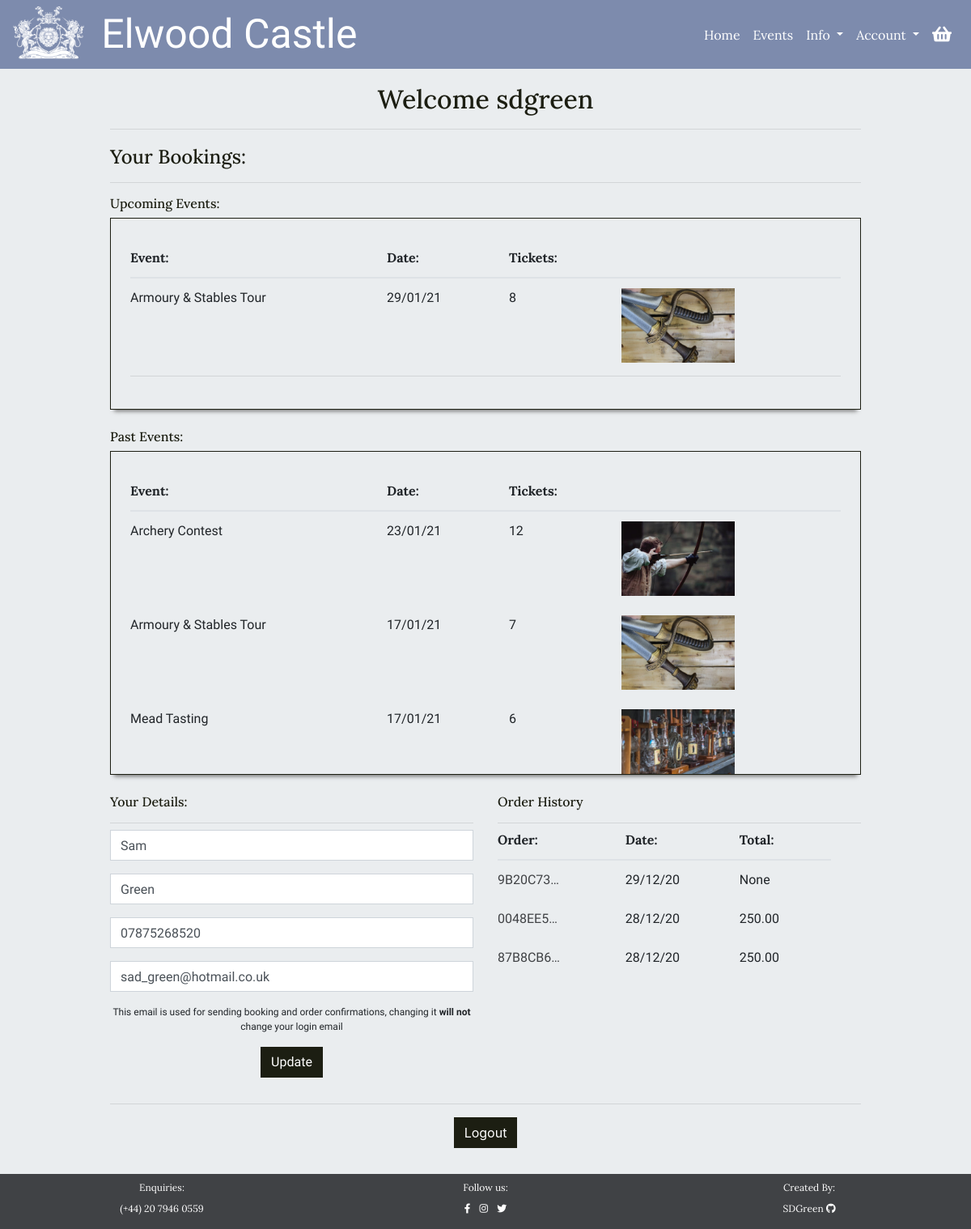
The app's page /user/home/ (signed in) with its own data.
### checkout/models.py (models this page shows, shortened)
class EventBooking(models.Model):
    confirmation_number = models.CharField(max_length=32, null=False,
                                           editable=False)
    order = models.ForeignKey(Order, null=False, blank=False,
                              on_delete=models.CASCADE,
                              related_name='bookings')
    event = models.ForeignKey(Event, null=False, blank=False,
                              on_delete=models.CASCADE,)
    date = models.DateField(auto_now=False, auto_now_add=False,
                            null=False, blank=False)
    ticket_quantity = models.IntegerField()
    booking_total = models.DecimalField(max_digits=7, decimal_places=2,
                                        null=False, blank=False,
                                        editable=False, default=0)

class Order(models.Model):
    user_account = models.ForeignKey(UserAccount, null=True, blank=True,
                                     on_delete=models.SET_NULL,
                                     related_name='orders')
    order_number = models.CharField(max_length=32, null=False, editable=False)
    first_name = models.CharField(max_length=100, null=False, blank=False)
    last_name = models.CharField(max_length=200, null=False, blank=False)
    email = models.EmailField(max_length=200, null=False, blank=False)
    phone_number = models.CharField(max_length=20, null=True, blank=True)
    date = models.DateTimeField(auto_now_add=True)
    stripe_id = models.CharField(max_length=27, null=False, blank=False)
    total = models.DecimalField(max_digits=7, decimal_places=2,
                                null=True, blank=False, default=0)

### events/models.py (models this page shows)
class Event(models.Model):
    category = models.ForeignKey('Category', null=True, blank=True,
                                 on_delete=models.SET_NULL)
    name = models.CharField(max_length=254)
    description = models.TextField()
    price = models.DecimalField(max_digits=8, decimal_places=2, blank=False)
    start_time = models.TimeField()
    rating = models.DecimalField(max_digits=2, decimal_places=1, null=True,
                                 blank=True)
    day_ticket_limit = models.PositiveIntegerField(blank=False,
                                                   validators=[
                                                      MaxValueValidator(200)
                                                    ])
    supervision = models.BooleanField(default=True, null=True, blank=True)
    age_restricted = models.BooleanField(default=True, null=True, blank=False)
    image = models.ImageField(null=True, blank=True)
    def __str__(self):
        return self.name

### user_account/models.py (models this page shows, shortened)
class UserAccount(models.Model):
    user = models.OneToOneField(User, on_delete=models.CASCADE, related_name='useraccount')
    first_name = models.CharField(max_length=100, null=True, blank=True)
    last_name = models.CharField(max_length=200, null=True, blank=True)
    email = models.EmailField(max_length=200, null=True, blank=True)
    phone_number = models.CharField(max_length=20, null=True, blank=True)

### user_account/views.py (the view)
# urls.py: path('home/', views.user_home, name="user_home"),
@login_required
def user_home(request):
    useraccount = None
    bookings = None
    try:
        useraccount = UserAccount.objects.get(user__username=request.user)
        bookings = EventBooking.objects.filter(
            order__user_account=useraccount).order_by('-date')
    except UserAccount.DoesNotExist:
        messages.error(request, """Sorry, we couldn't find your account
                                information, please get in contact so we
                                can fix this for you""")
        return redirect(reverse('events'))
    no_bookings = False
    if not bookings:
        no_bookings = True
    today = datetime.datetime.today()
    upcoming_bookings = bookings.filter(date__gte=today).order_by("date")
    past_bookings = bookings.filter(date__lt=today)
    orders = useraccount.orders.all().order_by("-date")
    user_form = UserForm(instance=useraccount)
    context = {
        'useraccount': useraccount,
        'upcoming_bookings': upcoming_bookings,
        'past_bookings': past_bookings,
        'no_bookings': no_bookings,
        'orders': orders,
        'user_form': user_form
    }
    return render(request, 'user_account/user_home.html', context)

### user_account/forms.py
class UserForm(forms.ModelForm):
    class Meta:
        model = UserAccount
        exclude = ('user',)
    def __init__(self, *args, **kwargs):
        super().__init__(*args, **kwargs)
        placeholder = {
            'first_name': 'First Name',
            'last_name': 'Last Name',
            'email': 'Delivery Email',
            'phone_number': 'Contact Number'
        }
        self.fields['first_name'].widget.attrs['autofocus'] = True
        for field in self.fields:
            self.fields[field].widget.attrs['placeholder'] = f'{placeholder[field]}'
            self.fields[field].widget.attrs['class'] = 'checkout-form-input body-text text-m'
            self.fields[field].label = False

### basket/contexts.py (called while the page is built, shortened)
def basket_items(request):
    basket_items = []
    total = 0
    basket = request.session.get('basket', {})
    context = {
        'basket_items': basket_items,
        'total': total,
    }
    return context

### user_account/templates/user_account/user_home.html (shortened to what this page needs)
{% extends 'base.html' %}
{% load crispy_forms_tags %}
{% block content %}
<div id="small-page">
    <div class="color-overlay">
        <div class="container-fluid guttered p-3">
            <div class="row pt-1 mb-2">
                <div class="col-12 mb-2">
                    <h2 class="heading-text color-title text-center ext-l mb-0">Welcome {{request.user}}</h2>
                    <hr class="mb-1">
                </div>
            </div>
            <div class="row mt-1 mb-4">
                <div class="col-12">
                    <h2 class="heading-text color-title text-l mb-0">Your Bookings:</h2>
                    <hr>
                </div>
                {% if no_bookings %}
                <div class="col-12">
                    <div class="empty-box below-shadow mx-auto text-center">
                        <h5 class="heading-text text-m mb-2">You have no bookings...</h5>
                        <a class="btn button heading-text text-m" href="{% url 'events' %}">See Events</a>
                    </div>
                </div>
                {% else %}
                <div class="col-12">
                    {% if upcoming_bookings %}
                    <h2 class="heading-text color-title text-m mb-2">Upcoming Events:</h2>
                    <div class="booking-container below-shadow p-4">
                        <table class="table mb-1 table-responsive-sm">
                            <thead class="heading-text text-m">
                                <tr>
                                    <th scope="col">Event:</th>
                                    <th scope="col"></th>
                                    <th scope="col">Date:</th>
                                    <th scope="col">Tickets:</th>
                                    <th scope="col"></th>
                                </tr>
                            </thead>
                            <tbody class="body-text text-m">
                                {% for booking in upcoming_bookings %}
                                <tr>
                                    <td colspan="2">
                                        {{ booking.event }}
                                    </td>
                                    <td>
                                        {{ booking.date|date:"d/m/y"}}
                                    </td>
                                    <td>{{ booking.ticket_quantity }}
                                    </td>
                                    <td class="d-none d-md-inline-block">
                                        {% if booking.event.image %}
                                        <img class="img-fluid" src="{{ booking.event.image.url }}"
                                            alt="{{ booking.event.name }}">
                                        {% else %}
                                        <img class="img-fluid" src="{{ MEDIA_URL }}no-image.jpg"
                                            alt="{{ booking.event.name }}">
                                        {% endif %}
                                    </td>
                                </tr>
                                {% endfor %}
                            </tbody>
                        </table>
                        <hr class="mt-0 mb-3">
                    </div>
                    {% endif %}
                    {% if past_bookings %}
                    <h2 class="heading-text color-title text-m mt-4 mb-2">Past Events:</h2>
                    <div class="booking-container below-shadow p-4">
                        <table class="table mb-1 table-responsive-sm">
                            <thead class="heading-text text-m">
                                <tr>
                                    <th scope="col">Event:</th>
                                    <th scope="col"></th>
                                    <th scope="col">Date:</th>
                                    <th scope="col">Tickets:</th>
                                    <th scope="col"></th>
                                </tr>
                            </thead>
                            <tbody class="body-text text-m">
                                {% for booking in past_bookings %}
                                <tr>
                                    <td colspan="2">
                                        {{ booking.event }}
                                    </td>
                                    <td>
                                        {{ booking.date|date:"d/m/y"}}
                                    </td>
                                    <td>{{ booking.ticket_quantity }}
                                    </td>
                                    <td class="d-none d-md-inline-block">
                                        <img class="img-fluid" src="{{ booking.event.image.url }}"
                                            alt="{{ booking.event.name }}">
                                    </td>
                                </tr>
                                {% endfor %}
                            </tbody>
                        </table>
                    </div>
                    {% endif %}
                </div>
                {% endif %}
            </div>
            <div class="row mt-1 mb-3">
                <div class="col-12 col-sm-6 p-0 pl-sm-0">
                    <div class="col-12">
                        <h2 class="heading-text color-title text-m mb-0">Your Details:</h2>
                        <hr class="mb-2">
                    </div>
                    <div class="col-12 body-text">
                            <form action="{% url 'update_details' %}" method="POST">
                                {{ user_form.first_name | as_crispy_field }}
                                {{ user_form.last_name | as_crispy_field }}
                                {{ user_form.phone_number | as_crispy_field }}
                                {{ user_form.email | as_crispy_field }}
                                <p class="body-text text-s text-center">This email is used for sending booking and order confirmations, changing it <strong>will not</strong> change your login email</p>
                                <input class="d-block btn button mx-auto" type="submit" value="Update">
                            </form>
                    </div>
                </div>
                <div class="col-12 col-sm-6 p-0 pr-sm-0">
                    <div class="col-12">
                        <h2 class="heading-text color-title text-m mb-0">Order History</h2>
                        <hr class="mb-2">
                    </div>
                    {% if orders %}
                    <div id="order-history" class="col-12 body-text">
                        <table class="table mb-1">
                            <thead class="heading-text text-m">
                                <tr>
                                    <th class="pt-0" scope="col">Order:</th>
                                    <th class="pt-0" scope="col">Date:</th>
                                    <th class="pt-0" scope="col">Total:</th>
                                </tr>
                            </thead>
                            <tbody class="body-text text-m">
                                {% for order in orders %}
                                <tr>
                                    <td>
                                        <a href="{% url 'order_summary' order.order_number %}"
                                            class="text-link">{{ order.order_number|truncatechars:8 }}</a>
                                    </td>
                                    <td>
                                        {{ order.date|date:"d/m/y"}}
                                    </td>
                                    <td>{{ order.total }}
                                    </td>
                                    <td class="d-none d-md-inline-block">
                                    </td>
                                </tr>
                                {% endfor %}
                            </tbody>
                        </table>
                    </div>
                    {% else %}
                    <div class="col-12 body-text">
                        <p>You have no orders</p>
                    </div>
                    {% endif %}
                </div>
            </div>
            <div class="row mt-1 mb-3">
                <div class="col-12 text-center">
                    <hr>
                    <a href="{% url 'account_logout' %}" class="btn button">Logout</a>
                </div>
            </div>
        </div>
    </div>
</div>
{% endblock %}

### static/css/style.css (style rules this page uses)
#allauth-content label, .datepicker-days th, .heading-text { font-family: 'Lora', serif; }
#allauth-content input, .datepicker-days td, .body-text { font-family: 'Raleway', sans-serif; }
.text-l { font-size: 1.5em; }
.text-m { font-size:1em; }
.text-s { font-size: 0.75em; }
#small-page, .color-overlay, #block-content { background-color: #eaedef; }
.color-title { color: #1C1E12; }
.button { border-radius: 0; border: 1px solid #1C1E12; background-color: #1C1E12; color: white; -webkit-transition: all 0.25s ease-out; -o-transition: all 0.25s ease-out; transition: all 0.25s ease-out; }
::placeholder { color: #7D8BAD; }
.text-link { cursor: pointer; color: #404245; -webkit-transition: color ease-in 0.25s; -o-transition: color ease-in 0.25s; transition: color ease-in 0.25s; }
.below-shadow { -webkit-box-shadow: 0px 7px 5px -5px #777; box-shadow: 0px 7px 5px -5px #777;; }
#small-page { min-height: calc(100vh - 84px); }
.table td, .table th { padding-left: 0; padding-right: 1.5rem; border-top: 0; }
#card-element, .form-control { padding: .375rem .75rem; background-color: white; border-radius: 0; }
.booking-container .img-fluid { max-width: 140px; }
.booking-container { height: -webkit-fit-content; height: -moz-fit-content; height: fit-content; max-height: 50vh; overflow: hidden; overflow-y: scroll; border: 1px solid #1C1E12; }
#order-history { max-height: 12em; overflow-y: scroll; }
@media (min-width: 580px) { .guttered { width: 80%; } }
@media (min-width: 992px) { .booking-container .img-fluid { max-width: 140px; } }

### records on screen
EventBooking: event "Armoury & Stables Tour", date "29/01/21", ticket_quantity "8", event.image (picture)
EventBooking: event "Archery Contest", date "23/01/21", ticket_quantity "12", event.image (picture)
EventBooking: event "Armoury & Stables Tour", date "17/01/21", ticket_quantity "7", event.image (picture)
EventBooking: event "Mead Tasting", date "17/01/21", ticket_quantity "6", event.image (picture)
UserAccount: first_name "Sam", last_name "Green", phone_number "07875268520", email "sad_green@hotmail.co.uk"
Order: order_number "9B20C73…", date "29/12/20", total "None"
Order: order_number "0048EE5…", date "28/12/20", total "250.00"
Order: order_number "87B8CB6…", date "28/12/20", total "250.00"

### other values on screen
{{ request.user }} "sdgreen"
